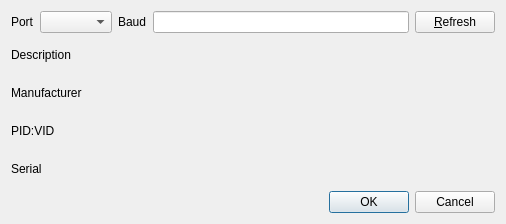
<?xml version="1.0" encoding="UTF-8"?>
<ui version="4.0">
 <class>PortSelectionDialog</class>
 <widget class="QDialog" name="PortSelectionDialog">
  <property name="geometry">
   <rect>
    <x>0</x>
    <y>0</y>
    <width>506</width>
    <height>224</height>
   </rect>
  </property>
  <property name="sizePolicy">
   <sizepolicy hsizetype="Minimum" vsizetype="Minimum">
    <horstretch>0</horstretch>
    <verstretch>0</verstretch>
   </sizepolicy>
  </property>
  <property name="windowTitle">
   <string>Port selection</string>
  </property>
  <layout class="QVBoxLayout" name="verticalLayout_3">
   <item>
    <layout class="QHBoxLayout" name="horizontalLayout">
     <item>
      <widget class="QLabel" name="label">
       <property name="text">
        <string>Port</string>
       </property>
      </widget>
     </item>
     <item>
      <widget class="QComboBox" name="portsComboBox"/>
     </item>
     <item>
      <widget class="QLabel" name="label_2">
       <property name="text">
        <string>Baud</string>
       </property>
      </widget>
     </item>
     <item>
      <widget class="QLineEdit" name="baudRateLineEdit">
       <property name="text">
        <string/>
       </property>
      </widget>
     </item>
     <item>
      <widget class="QPushButton" name="refreshButton">
       <property name="text">
        <string>&amp;Refresh</string>
       </property>
      </widget>
     </item>
    </layout>
   </item>
   <item>
    <layout class="QHBoxLayout" name="horizontalLayout_2">
     <item>
      <layout class="QVBoxLayout" name="verticalLayout_2">
       <item>
        <widget class="QLabel" name="fixedTextDescriptionLabel">
         <property name="text">
          <string>Description</string>
         </property>
        </widget>
       </item>
       <item>
        <widget class="QLabel" name="fixedTextManufacturerLabel">
         <property name="text">
          <string>Manufacturer</string>
         </property>
        </widget>
       </item>
       <item>
        <widget class="QLabel" name="fixedTextPIDVIDLabel">
         <property name="text">
          <string>PID:VID</string>
         </property>
        </widget>
       </item>
       <item>
        <widget class="QLabel" name="fixedTextSerialLabel">
         <property name="text">
          <string>Serial</string>
         </property>
        </widget>
       </item>
      </layout>
     </item>
     <item>
      <layout class="QVBoxLayout" name="verticalLayout">
       <item>
        <widget class="QLabel" name="descriptionLabel">
         <property name="sizePolicy">
          <sizepolicy hsizetype="MinimumExpanding" vsizetype="Preferred">
           <horstretch>0</horstretch>
           <verstretch>0</verstretch>
          </sizepolicy>
         </property>
         <property name="text">
          <string/>
         </property>
        </widget>
       </item>
       <item>
        <widget class="QLabel" name="manufacturerLabel">
         <property name="sizePolicy">
          <sizepolicy hsizetype="MinimumExpanding" vsizetype="Preferred">
           <horstretch>0</horstretch>
           <verstretch>0</verstretch>
          </sizepolicy>
         </property>
         <property name="text">
          <string/>
         </property>
        </widget>
       </item>
       <item>
        <widget class="QLabel" name="pidvidLabel">
         <property name="sizePolicy">
          <sizepolicy hsizetype="MinimumExpanding" vsizetype="Preferred">
           <horstretch>0</horstretch>
           <verstretch>0</verstretch>
          </sizepolicy>
         </property>
         <property name="text">
          <string/>
         </property>
        </widget>
       </item>
       <item>
        <widget class="QLabel" name="serialLabel">
         <property name="sizePolicy">
          <sizepolicy hsizetype="MinimumExpanding" vsizetype="Preferred">
           <horstretch>0</horstretch>
           <verstretch>0</verstretch>
          </sizepolicy>
         </property>
         <property name="text">
          <string/>
         </property>
        </widget>
       </item>
      </layout>
     </item>
    </layout>
   </item>
   <item>
    <widget class="QDialogButtonBox" name="buttonBox">
     <property name="orientation">
      <enum>Qt::Orientation::Horizontal</enum>
     </property>
     <property name="standardButtons">
      <set>QDialogButtonBox::StandardButton::Cancel|QDialogButtonBox::StandardButton::Ok</set>
     </property>
    </widget>
   </item>
  </layout>
 </widget>
 <resources/>
 <connections>
  <connection>
   <sender>buttonBox</sender>
   <signal>accepted()</signal>
   <receiver>PortSelectionDialog</receiver>
   <slot>accept()</slot>
   <hints>
    <hint type="sourcelabel">
     <x>248</x>
     <y>254</y>
    </hint>
    <hint type="destinationlabel">
     <x>157</x>
     <y>274</y>
    </hint>
   </hints>
  </connection>
  <connection>
   <sender>buttonBox</sender>
   <signal>rejected()</signal>
   <receiver>PortSelectionDialog</receiver>
   <slot>reject()</slot>
   <hints>
    <hint type="sourcelabel">
     <x>316</x>
     <y>260</y>
    </hint>
    <hint type="destinationlabel">
     <x>286</x>
     <y>274</y>
    </hint>
   </hints>
  </connection>
 </connections>
</ui>
